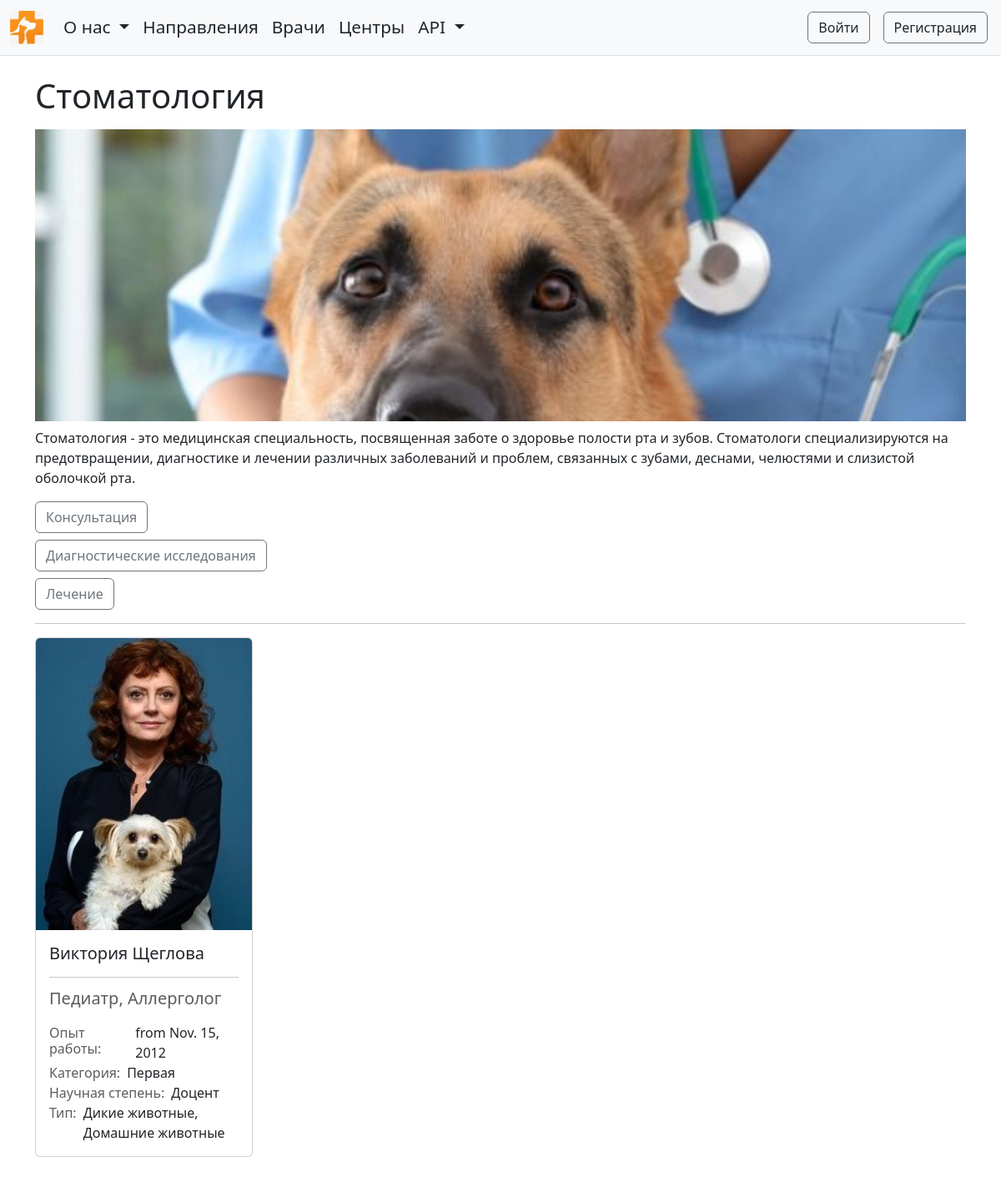
The app's page /services/category/stomatologia/ with its own data.
### services/models.py (models this page shows, shortened)
class Category(models.Model):
    name = models.CharField(max_length=100)
    slug = models.SlugField(max_length=100, unique=True, db_index=True, verbose_name="URL")
    image = models.ImageField(upload_to='images/services/categories', null=True, blank=True)
    description = models.TextField(max_length=1000, null=True, blank=True)
    class Meta:
        verbose_name_plural = 'categories'

class SubCategory(models.Model):
    name = models.CharField(max_length=100)
    category = models.ForeignKey(Category, on_delete=models.CASCADE)
    class Meta:
        verbose_name_plural = 'subcategories'
        verbose_name = 'subcategory'

### doctors/models.py (models this page shows, shortened)
class DoctorProfile(models.Model):
    user = models.OneToOneField(User, on_delete=models.CASCADE)
    specializations = models.ManyToManyField(Specialization)
    experience = models.DateField(null=True, blank=True)
    category = models.ForeignKey(Category, on_delete=models.SET_NULL, null=True, blank=True)
    academic_degree = models.ForeignKey(AcademicDegree, on_delete=models.SET_NULL, null=True, blank=True)
    types = models.ManyToManyField(Type)
    photo = models.ImageField(upload_to='images/doctors/profile_photos', null=True, blank=True)

class Specialization(models.Model):
    name = models.CharField(max_length=100)
    service_category = models.ForeignKey(ServiceCategory, on_delete=models.SET_NULL, null=True, blank=True)
    def __str__(self):
        return self.name

class Category(models.Model):
    name = models.CharField(max_length=100)
    class Meta:
        verbose_name_plural = 'categories'

class AcademicDegree(models.Model):
    name = models.CharField(max_length=100)

class Type(models.Model):
    name = models.CharField(max_length=100)
    def __str__(self):
        return self.name

### services/views.py (the view)
# urls.py: path('category/<slug:slug>/', category_detail, name='category_detail'),
def category_detail(request, slug):
    category = get_object_or_404(Category, slug=slug)
    subcategories = category.subcategory_set.all()
    context = {
        'category': category,
        'subcategories': subcategories,
    }
    return render(request, 'services/category_detail.html', context)

### doctors/templatetags/doctors_tag.py (called while the page is built)
@register.inclusion_tag('doctors/doctors_tag.html')
def get_doctors(service_category_slug=None):
    if service_category_slug:
        profiles = DoctorProfile.objects.filter(specializations__service_category__slug=service_category_slug).distinct()
    else:
        profiles = DoctorProfile.objects.all()
    return {'profiles': profiles}

### services/templates/services/category_detail.html (shortened to what this page needs)
{% extends 'base.html' %}
{% load doctors_tag %}s
{% load static %}
{% block head %}
    <link rel="stylesheet" href="{% static 'services/css/styles.css' %}">
{% endblock %}
{% block content %}
    <h1 class="mb-3">{{ category.name }}</h1>
    {% if category.image %}
        <div class="image-container">
            <img src="{{ category.image.url }}" alt="{{ category.name }}" class="category-image">
        </div>
    {% endif %}
    <p class="mt-2">{{ category.description }}</p>
    {% for subcategory in subcategories %}
        <h2>
            <button class="btn btn-outline-secondary" type="button" data-bs-toggle="collapse"
                    data-bs-target="#collapse-{{ subcategory.id }}" aria-expanded="false">
                {{ subcategory.name }}
            </button>
        </h2>
    {% endfor %}
    <hr />
    {% get_doctors service_category_slug=category.slug %}
{% endblock %}

### templates/base.html (shortened to what this page needs)
{% load bootstrap5 %}
{% bootstrap_css %}
{% load static %}
<!DOCTYPE html>
<html>
<head>
    <link rel="stylesheet" href="{% static 'website/css/styles.css' %}">
    {% block head %}{% endblock %}
</head>
<body>
    <nav class="navbar navbar-expand-lg navbar-light bg-light border-bottom mb-4">
        <div class="container-fluid">
            <a class="navbar-brand" href="{% url 'home' %}">
                <img src="{% static 'website/images/logo/logo.png' %}" alt=""
                     class="d-inline-block align-text-top nav-image">
            </a>
            <div class="collapse navbar-collapse" id="navbarNavDropdown">
                <ul class="navbar-nav">
                    <li class="nav-item dropdown">
                        <a class="nav-link dropdown-toggle" href="#" id="navbarDropdownMenuLink" role="button"
                           data-bs-toggle="dropdown" aria-expanded="false">
                            О нас
                        </a>
                    </li>
                    <li class="nav-item">
                        <a class="nav-link" aria-current="page" href="{% url 'category_list' %}">Направления</a>
                    </li>
                    <li class="nav-item">
                        <a class="nav-link" href="{% url 'doctors_list' %}">Врачи</a>
                    </li>
                    <li class="nav-item">
                        <a class="nav-link" href="{% url 'medical_centers' %}">Центры</a>
                    </li>
                    <li class="nav-item dropdown">
                        <a class="nav-link dropdown-toggle" href="#" id="navbarDropdownMenuLinkAPI" role="button"
                           data-bs-toggle="dropdown" aria-expanded="false">
                            API
                        </a>
                    </li>
                </ul>
            </div>
        </div>
        {% if user.is_authenticated %}
            <a class="btn btn-outline-secondary me-3" href="{% url 'logout' %}">Выйти</a>
        {% else %}
            <a class="btn btn-outline-secondary me-3" href="{% url 'login' %}">Войти</a>
            <a class="btn btn-outline-secondary me-3" href="{% url 'register' %}">Регистрация</a>
        {% endif %}
    </nav>
    <div class="container">
        <main role="main">
            {% block content %}{% endblock %}
        </main>
    </div>
</body>
</html>

### doctors/templates/doctors/doctors_tag.html
{% load static %}
<link rel="stylesheet" href="{% static 'doctors/css/styles.css' %}">
<div class="row">
    {% for profile in profiles %}
    <div class="col-md-3 mb-4">
        <div class="card h-100">
            <div class="card-img-top-container">
                {% if profile.photo %}
                <img src="{{ profile.photo.url }}" alt="Profile Photo" class="card-img-top">
                {% else %}
                <img src="https://via.placeholder.com/500x500?text=No+Image" alt="No Image">
                {% endif %}
            </div>
            <div class="card-body">
                <h5 class="card-title">{{ profile.user.get_full_name }}</h5>
                <hr/>
                {% if profile.specializations.all %}
                <h5 class="card-subtitle mb-3 text-muted" style="line-height: 1.3;">
                    {{ profile.specializations.all|join:", " }}</h5>
                {% endif %}
                {% if profile.experience %}
                <div class="d-flex align-items-center align-items-baseline">
                    <h6 class="card-subtitle text-muted me-2">Опыт работы:</h6>
                    <span class="card-text">from {{ profile.experience }}</span>
                </div>
                {% endif %}
                {% if profile.category %}
                <div class="d-flex align-items-center align-items-baseline">
                    <h6 class="card-subtitle text-muted me-2">Категория:</h6>
                    <span class="card-text">{{ profile.category.name }}</span>
                </div>
                {% endif %}
                {% if profile.academic_degree %}
                <div class="d-flex align-items-center align-items-baseline">
                    <h6 class="card-subtitle text-muted me-2">Научная степень:</h6>
                    <span class="card-text">{{ profile.academic_degree.name }}</span>
                </div>
                {% endif %}
                {% if profile.types.all %}
                <div class="d-flex align-items-center align-items-baseline">
                    <h6 class="card-subtitle text-muted me-2">Тип:</h6>
                    <span class="card-text">{{ profile.types.all|join:", " }}</span>
                </div>
                {% endif %}
            </div>
        </div>
    </div>
    {% endfor %}
</div>

### website/static/website/css/styles.css (style rules this page uses)
.nav-image { width: 40px; height: 40px; object-fit: cover; }
.nav-link { font-size: 130%; }

### services/static/services/css/styles.css (style rules this page uses)
.card-img-top-container { height: 200px; overflow: hidden; }
.card-img-top-container img { object-fit: cover; width: 100%; height: 100%; }
.card { transition: transform 0.4s; }
.image-container { max-height: 350px; overflow: hidden; }
.category-image { object-fit: cover; width: 100%; height: 100%; }
a:hover, a:visited, a:link, a:active { text-decoration: none; color: #212529; }

### doctors/static/doctors/css/styles.css (style rules this page uses)
.card-img-top-container { height: 350px; overflow: hidden; }
.card-img-top-container img { object-fit: cover; width: 100%; height: 100%; }

### records on screen
Category: name "Стоматология", image (picture), description "Стоматология - это медицинская специальность, посвященная заботе о здоровье полости рта и зубов. Стоматологи специализируются на предотвращении, диагностике и лечении различных заболеваний и проблем, связанных с зубами, деснами, челюстями и слизистой оболочкой рта."
SubCategory: name "Консультация"
SubCategory: name "Диагностические исследования"
SubCategory: name "Лечение"
DoctorProfile: photo (picture), user.get_full_name "Виктория Щеглова", specializations.all "Педиатр, Аллерголог", experience "Nov. 15, 2012", category.name "Первая", academic_degree.name "Доцент", types.all "Дикие животные, Домашние животные"
